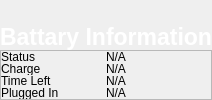
              <widget class="QWidget" name="battary_page">
               <layout class="QVBoxLayout" name="verticalLayout_4">
                <property name="spacing">
                 <number>0</number>
                </property>
                <property name="leftMargin">
                 <number>0</number>
                </property>
                <property name="topMargin">
                 <number>0</number>
                </property>
                <property name="rightMargin">
                 <number>0</number>
                </property>
                <property name="bottomMargin">
                 <number>0</number>
                </property>
                <item>
                 <widget class="QLabel" name="label_47">
                  <property name="sizePolicy">
                   <sizepolicy hsizetype="Preferred" vsizetype="Ignored">
                    <horstretch>0</horstretch>
                    <verstretch>0</verstretch>
                   </sizepolicy>
                  </property>
                  <property name="font">
                   <font>
                    <pointsize>17</pointsize>
                    <weight>75</weight>
                    <bold>true</bold>
                   </font>
                  </property>
                  <property name="styleSheet">
                   <string notr="true">color:white</string>
                  </property>
                  <property name="text">
                   <string>Battary Information</string>
                  </property>
                  <property name="alignment">
                   <set>Qt::AlignBottom|Qt::AlignLeading|Qt::AlignLeft</set>
                  </property>
                 </widget>
                </item>
                <item>
                 <widget class="QFrame" name="frame_5">
                  <property name="sizePolicy">
                   <sizepolicy hsizetype="Preferred" vsizetype="Ignored">
                    <horstretch>0</horstretch>
                    <verstretch>0</verstretch>
                   </sizepolicy>
                  </property>
                  <property name="frameShape">
                   <enum>QFrame::StyledPanel</enum>
                  </property>
                  <property name="frameShadow">
                   <enum>QFrame::Raised</enum>
                  </property>
                  <layout class="QGridLayout" name="gridLayout_3">
                   <property name="leftMargin">
                    <number>0</number>
                   </property>
                   <property name="topMargin">
                    <number>0</number>
                   </property>
                   <property name="rightMargin">
                    <number>0</number>
                   </property>
                   <property name="bottomMargin">
                    <number>0</number>
                   </property>
                   <property name="spacing">
                    <number>0</number>
                   </property>
                   <item row="0" column="0">
                    <widget class="QLabel" name="label_48">
                     <property name="text">
                      <string>Status</string>
                     </property>
                    </widget>
                   </item>
                   <item row="0" column="1">
                    <widget class="QLabel" name="label_49">
                     <property name="text">
                      <string>N/A</string>
                     </property>
                    </widget>
                   </item>
                   <item row="1" column="0">
                    <widget class="QLabel" name="label_50">
                     <property name="text">
                      <string>Charge</string>
                     </property>
                    </widget>
                   </item>
                   <item row="1" column="1">
                    <widget class="QLabel" name="label_51">
                     <property name="text">
                      <string>N/A</string>
                     </property>
                    </widget>
                   </item>
                   <item row="2" column="0">
                    <widget class="QLabel" name="label_52">
                     <property name="text">
                      <string>Time Left</string>
                     </property>
                    </widget>
                   </item>
                   <item row="2" column="1">
                    <widget class="QLabel" name="label_53">
                     <property name="text">
                      <string>N/A</string>
                     </property>
                    </widget>
                   </item>
                   <item row="3" column="0">
                    <widget class="QLabel" name="label_54">
                     <property name="text">
                      <string>Plugged In</string>
                     </property>
                    </widget>
                   </item>
                   <item row="3" column="1">
                    <widget class="QLabel" name="label_55">
                     <property name="text">
                      <string>N/A</string>
                     </property>
                    </widget>
                   </item>
                  </layout>
                 </widget>
                </item>
               </layout>
              </widget>
